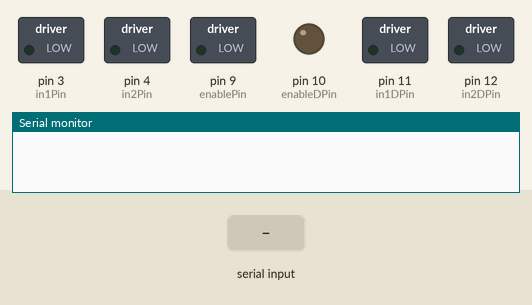
This sketch was run on a simulated Arduino Uno, built with avr-gcc and run on an emulated ATmega328P. On the bench: switched loads named in the sketch (green lamp = pin HIGH), output pins drawn as LEDs (lit = HIGH), the last lines printed to the serial monitor. Inputs (shaded band) come from the test bench.

Above: at 1.2 s.
1.3 s: "0" received over Serial
At 2.2 s:
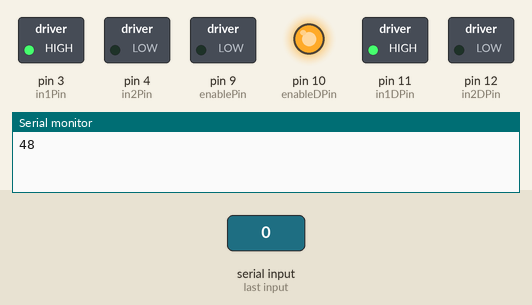
2.8 s: "3" received over Serial
At 3.3 s:
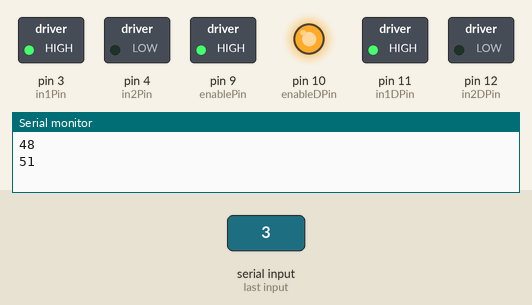
4.3 s: "4" received over Serial
At 5.5 s:
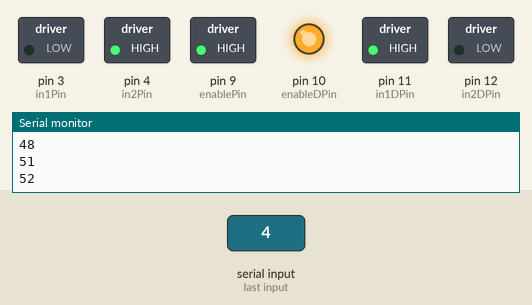
5.8 s: "6" received over Serial
At 6.8 s:
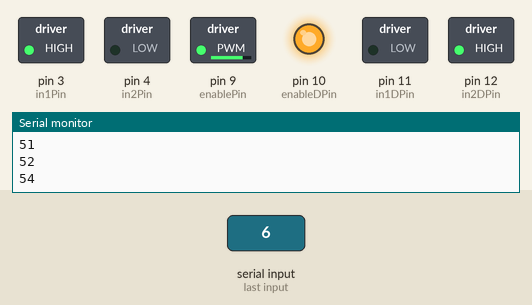
7.3 s: "8" received over Serial
At 7.9 s:
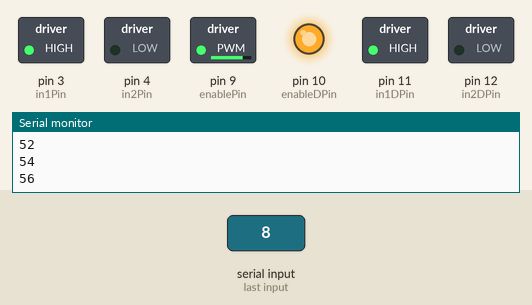
8.8 s: "4" received over Serial
At 9.1 s:
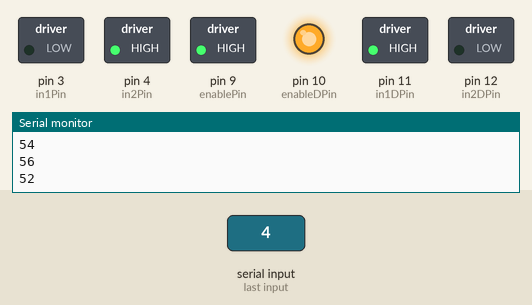
Timing chart, 0 to 11.3 s (numbered marks = the images above; inputs shaded):
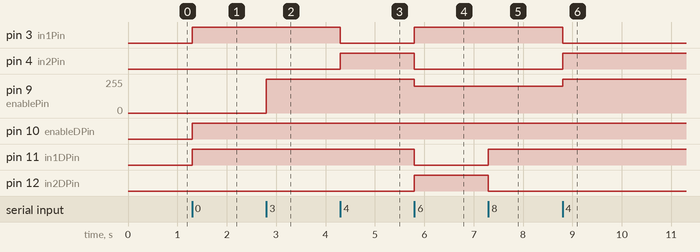

The sketch:

ps3.ino
```cpp
/*
References:
Adafruit Arduino - Lesson 15. Bi-directional Motor
*/

// First motor for forward and backward movement.
int in1Pin = 3; // pin 2 on L293D
int in2Pin = 4; // pin 7 on L293D
int enablePin = 9; // pin 1 on L293D

// Second (direction) motor. Left and right.
int in1DPin = 11; // pin 15 on L293D
int in2DPin = 12; // pin 10 on L293D
int enableDPin = 10; // pin 9 on L293D

// Variables for input from HID.
int steering = 1; // steering input from HID device (PS3 controller).
int speed = 0; // starting speed
boolean reverse = 0; // start out in neutral

boolean isTurning = 0; // start out not turning
boolean direction = 0; // turning direction

void setup()
{
  pinMode(in1Pin, OUTPUT);
  pinMode(in2Pin, OUTPUT);
  pinMode(enablePin, OUTPUT);
  pinMode(in1DPin, OUTPUT);
  pinMode(in2DPin, OUTPUT);
  pinMode(enableDPin, OUTPUT);
  Serial.begin(115200); // Serial to node for HID input.
}

void setMotor(int speed, boolean reverse)
{
  analogWrite(enablePin, speed);
  digitalWrite(in1Pin, ! reverse);
  digitalWrite(in2Pin, reverse);
}

void setDirectionMotor(boolean direction)
{
  analogWrite(enableDPin, 255);
  digitalWrite(in1DPin, ! direction);
  digitalWrite(in2DPin, direction);
}

void loop()
{
  if(Serial.available() > 0) //Only move the car if a serial connection (from node) is available.
  {
    steering = Serial.read();
    Serial.println(steering);

    if(steering == 48) // 0 - centered
    {
      speed = 0;
      reverse = 0;
      isTurning = 1; // Set to 1, so turning direction is also set to center.
    }

    if(steering == 51) // 3 - up
    {
      speed = 255;
      reverse = 0;
      isTurning = 0;
    }

    if(steering == 52) // 4 - down
    {
      speed = 255;
      reverse = 1;
      isTurning = 0;
    }

    if(steering == 54) // 6 - up+right
    {
      speed = 200;
      reverse = 0;
      isTurning = 1;
      direction = 1;
    }

    if(steering == 56) // 8 - up+left
    {
      speed = 200;
      reverse = 0;
      isTurning = 1;
      direction = 0;
    }

    setMotor(speed, reverse);
    if(isTurning)
    { setDirectionMotor(direction); }
  }
}
```

Measured:
- after the input at 1.3 s, pin 3 (in1Pin), pin 10 (enableDPin), pin 11 (in1DPin): LOW → HIGH at once
- after the input at 2.8 s, pin 9 (enablePin): 0/255 → 255/255 at once
- after the input at 4.3 s, pin 3 (in1Pin): HIGH → LOW at once; pin 4 (in2Pin): LOW → HIGH at once
- after the input at 5.8 s, pin 3 (in1Pin), pin 12 (in2DPin): LOW → HIGH at once; pin 4 (in2Pin), pin 11 (in1DPin): HIGH → LOW at once; pin 9 (enablePin): 255/255 → 200/255 at once
- after the input at 7.3 s, pin 11 (in1DPin): LOW → HIGH at once; pin 12 (in2DPin): HIGH → LOW at once
- after the input at 8.8 s, pin 3 (in1Pin): HIGH → LOW at once; pin 4 (in2Pin): LOW → HIGH at once; pin 9 (enablePin): 200/255 → 255/255 at once
